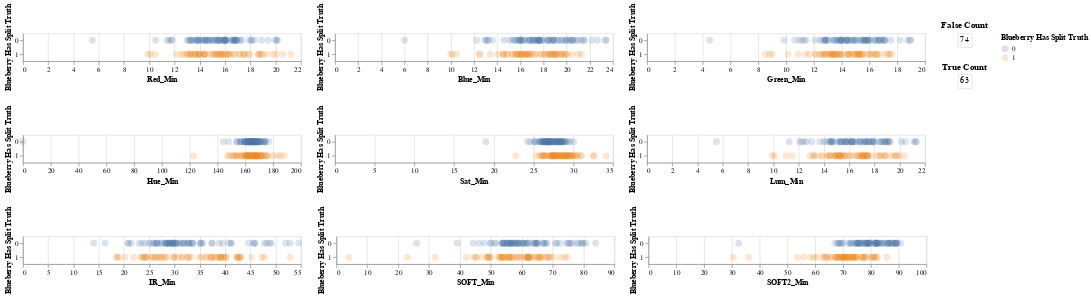

Notebook code cell kept with this figure:
### Markdown cell above
# Min Plot

### Code cell
## set type interval
choice = frame
brush3 = alt.selection_interval(encodings=['x'])

chart = alt.Chart(choice).mark_circle(opacity = 0.2, size = 100).encode(
    y = 'Blueberry Has Split Truth:N',
    color = alt.condition(brush3, 'Blueberry Has Split Truth:N', alt.value('lightgray'))
).add_selection(
    brush3
)

# Base chart for Matrix
fp = alt.Chart(choice[choice['Blueberry Has Split Truth'] == 0]).mark_text().encode(
  y=alt.Y('count:O',axis=None)
).transform_filter(
    brush3
)

tp = alt.Chart(choice[choice['Blueberry Has Split Truth'] == 1]).mark_text().encode(
  y=alt.Y('count:O',axis=None)
).transform_filter(
    brush3
)

print('Correlation')
rounding = 3
print([round(corrMin['Red_Min']['Blueberry Has Split Truth'], rounding),round(corrMin['Blue_Min']['Blueberry Has Split Truth'], rounding),round(corrMin['Green_Min']['Blueberry Has Split Truth'], rounding)])
print([round(corrMin['Hue_Min']['Blueberry Has Split Truth'], rounding),round(corrMin['Sat_Min']['Blueberry Has Split Truth'], rounding),round(corrMin['Lum_Min']['Blueberry Has Split Truth'], rounding)])
print([round(corrMin['IR_Min']['Blueberry Has Split Truth'], rounding),round(corrMin['SOFT_Min']['Blueberry Has Split Truth'], rounding),round(corrMin['SOFT2_Min']['Blueberry Has Split Truth'], rounding)])

m_0 = fp.encode(text = 'count():N', key = 'Blueberry Has Split Truth').properties(title='False Count')
m_1 = tp.encode(text = 'count():N', key = 'Blueberry Has Split Truth').properties(title='True Count')

(chart.encode(x='Red_Min:Q') | chart.encode(x='Blue_Min:Q') | chart.encode(x='Green_Min:Q')) & (chart.encode(x='Hue_Min:Q') | chart.encode(x='Sat_Min:Q') | chart.encode(x='Lum_Min:Q'))  & (chart.encode(x='IR_Min:Q') | chart.encode(x='SOFT_Min:Q') | chart.encode(x='SOFT2_Min:Q')) | (m_0 & m_1)
